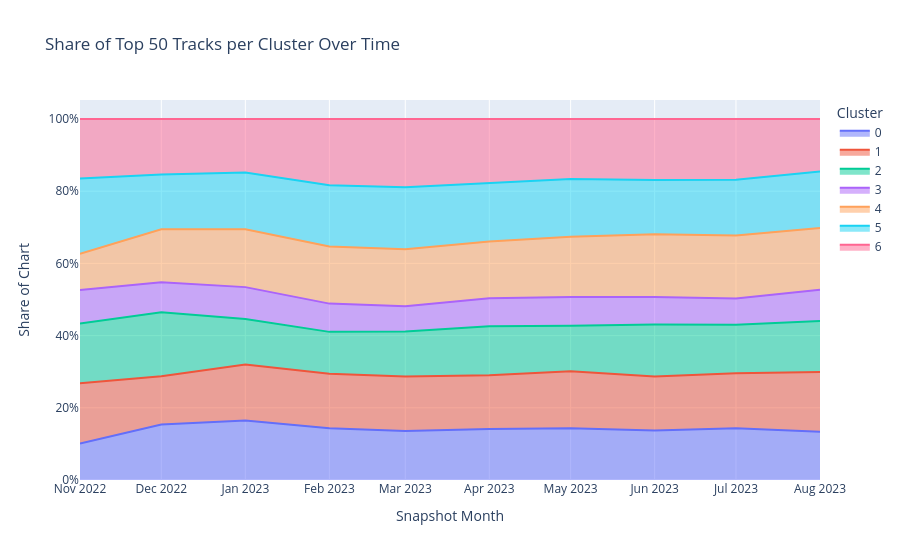

The cell this chart's notebook holds for it:
### Code cell
# Track how each lyrical theme grows or fades over time

def plot_cluster_trend(df, cluster_col='cluster'):
    date_col = next((c for c in ['playlist.track.extracteddate', 'added_date'] if c in df.columns), None)
    if date_col is None:
        raise ValueError("Need either 'playlist.track.extracteddate' or 'added_date' to build the trend chart.")

    dated = df.copy()
    dated['snapshot'] = pd.to_datetime(dated[date_col], errors='coerce')
    dated = dated.dropna(subset=['snapshot'])

    if dated.empty:
        print("No valid timestamps after parsing; skipping trend chart.")
        return pd.DataFrame()

    dated['snapshot_month'] = dated['snapshot'].dt.to_period('M').dt.to_timestamp()

    monthly = (
        dated.groupby(['snapshot_month', cluster_col])['track.id']
        .nunique()
        .reset_index(name='track_count')
    )

    monthly['share'] = monthly.groupby('snapshot_month')['track_count'].transform(lambda x: x / x.sum())

    fig = px.area(
        monthly.sort_values('snapshot_month'),
        x='snapshot_month',
        y='share',
        color=cluster_col,
        title='Share of Top 50 Tracks per Cluster Over Time',
        labels={'snapshot_month': 'Snapshot Month', 'share': 'Share of Chart', cluster_col: 'Cluster'},
        groupnorm=None
    )
    fig.update_layout(yaxis_tickformat='.0%', hovermode='x unified')
    fig.show()

    return monthly

cluster_trend = plot_cluster_trend(all_songs_df)
cluster_trend.head()

### Figure 1 — Plotly figure (JSON) as saved in the notebook; plotly's stock layout.template omitted (floating-point values rounded to 4 significant figures)
{"data": [{"fillpattern": {"shape": ""}, "hovertemplate": "Cluster=0<br>Snapshot Month=%{x}<br>Share of Chart=%{y}<extra></extra>", "legendgroup": "0", "line": {"color": "#636efa"}, "marker": {"symbol": "circle"}, "mode": "lines", "name": "0", "orientation": "v", "showlegend": true, "stackgroup": "1", "type": "scatter", "x": ["2022-11-01T00:00:00.000000", "2022-12-01T00:00:00.000000", "2023-01-01T00:00:00.000000", "2023-02-01T00:00:00.000000", "2023-03-01T00:00:00.000000", "2023-04-01T00:00:00.000000", "2023-05-01T00:00:00.000000", "2023-06-01T00:00:00.000000", "2023-07-01T00:00:00.000000", "2023-08-01T00:00:00.000000"], "xaxis": "x", "y": [0.1012, 0.1535, 0.1649, 0.143, 0.1357, 0.1411, 0.1435, 0.137, 0.1431, 0.1338], "yaxis": "y"}, {"fillpattern": {"shape": ""}, "hovertemplate": "Cluster=1<br>Snapshot Month=%{x}<br>Share of Chart=%{y}<extra></extra>", "legendgroup": "1", "line": {"color": "#EF553B"}, "marker": {"symbol": "circle"}, "mode": "lines", "name": "1", "orientation": "v", "showlegend": true, "stackgroup": "1", "type": "scatter", "x": ["2022-11-01T00:00:00.000000", "2022-12-01T00:00:00.000000", "2023-01-01T00:00:00.000000", "2023-02-01T00:00:00.000000", "2023-03-01T00:00:00.000000", "2023-04-01T00:00:00.000000", "2023-05-01T00:00:00.000000", "2023-06-01T00:00:00.000000", "2023-07-01T00:00:00.000000", "2023-08-01T00:00:00.000000"], "xaxis": "x", "y": [0.1671, 0.1337, 0.1549, 0.1514, 0.1512, 0.1493, 0.1575, 0.1498, 0.1524, 0.1656], "yaxis": "y"}, {"fillpattern": {"shape": ""}, "hovertemplate": "Cluster=2<br>Snapshot Month=%{x}<br>Share of Chart=%{y}<extra></extra>", "legendgroup": "2", "line": {"color": "#00cc96"}, "marker": {"symbol": "circle"}, "mode": "lines", "name": "2", "orientation": "v", "showlegend": true, "stackgroup": "1", "type": "scatter", "x": ["2022-11-01T00:00:00.000000", "2022-12-01T00:00:00.000000", "2023-01-01T00:00:00.000000", "2023-02-01T00:00:00.000000", "2023-03-01T00:00:00.000000", "2023-04-01T00:00:00.000000", "2023-05-01T00:00:00.000000", "2023-06-01T00:00:00.000000", "2023-07-01T00:00:00.000000", "2023-08-01T00:00:00.000000"], "xaxis": "x", "y": [0.1653, 0.1773, 0.1263, 0.1159, 0.1244, 0.1358, 0.1259, 0.1442, 0.1342, 0.1413], "yaxis": "y"}, {"fillpattern": {"shape": ""}, "hovertemplate": "Cluster=3<br>Snapshot Month=%{x}<br>Share of Chart=%{y}<extra></extra>", "legendgroup": "3", "line": {"color": "#ab63fa"}, "marker": {"symbol": "circle"}, "mode": "lines", "name": "3", "orientation": "v", "showlegend": true, "stackgroup": "1", "type": "scatter", "x": ["2022-11-01T00:00:00.000000", "2022-12-01T00:00:00.000000", "2023-01-01T00:00:00.000000", "2023-02-01T00:00:00.000000", "2023-03-01T00:00:00.000000", "2023-04-01T00:00:00.000000", "2023-05-01T00:00:00.000000", "2023-06-01T00:00:00.000000", "2023-07-01T00:00:00.000000", "2023-08-01T00:00:00.000000"], "xaxis": "x", "y": [0.09295, 0.08348, 0.08811, 0.0783, 0.06996, 0.07711, 0.07957, 0.07628, 0.07282, 0.08653], "yaxis": "y"}, {"fillpattern": {"shape": ""}, "hovertemplate": "Cluster=4<br>Snapshot Month=%{x}<br>Share of Chart=%{y}<extra></extra>", "legendgroup": "4", "line": {"color": "#FFA15A"}, "marker": {"symbol": "circle"}, "mode": "lines", "name": "4", "orientation": "v", "showlegend": true, "stackgroup": "1", "type": "scatter", "x": ["2022-11-01T00:00:00.000000", "2022-12-01T00:00:00.000000", "2023-01-01T00:00:00.000000", "2023-02-01T00:00:00.000000", "2023-03-01T00:00:00.000000", "2023-04-01T00:00:00.000000", "2023-05-01T00:00:00.000000", "2023-06-01T00:00:00.000000", "2023-07-01T00:00:00.000000", "2023-08-01T00:00:00.000000"], "xaxis": "x", "y": [0.1003, 0.1466, 0.1602, 0.1579, 0.1579, 0.1571, 0.1675, 0.1733, 0.1744, 0.1707], "yaxis": "y"}, {"fillpattern": {"shape": ""}, "hovertemplate": "Cluster=5<br>Snapshot Month=%{x}<br>Share of Chart=%{y}<extra></extra>", "legendgroup": "5", "line": {"color": "#19d3f3"}, "marker": {"symbol": "circle"}, "mode": "lines", "name": "5", "orientation": "v", "showlegend": true, "stackgroup": "1", "type": "scatter", "x": ["2022-11-01T00:00:00.000000", "2022-12-01T00:00:00.000000", "2023-01-01T00:00:00.000000", "2023-02-01T00:00:00.000000", "2023-03-01T00:00:00.000000", "2023-04-01T00:00:00.000000", "2023-05-01T00:00:00.000000", "2023-06-01T00:00:00.000000", "2023-07-01T00:00:00.000000", "2023-08-01T00:00:00.000000"], "xaxis": "x", "y": [0.2083, 0.1518, 0.1576, 0.1697, 0.1713, 0.162, 0.1595, 0.1506, 0.155, 0.1567], "yaxis": "y"}, {"fillpattern": {"shape": ""}, "hovertemplate": "Cluster=6<br>Snapshot Month=%{x}<br>Share of Chart=%{y}<extra></extra>", "legendgroup": "6", "line": {"color": "#FF6692"}, "marker": {"symbol": "circle"}, "mode": "lines", "name": "6", "orientation": "v", "showlegend": true, "stackgroup": "1", "type": "scatter", "x": ["2022-11-01T00:00:00.000000", "2022-12-01T00:00:00.000000", "2023-01-01T00:00:00.000000", "2023-02-01T00:00:00.000000", "2023-03-01T00:00:00.000000", "2023-04-01T00:00:00.000000", "2023-05-01T00:00:00.000000", "2023-06-01T00:00:00.000000", "2023-07-01T00:00:00.000000", "2023-08-01T00:00:00.000000"], "xaxis": "x", "y": [0.1648, 0.1535, 0.148, 0.1837, 0.1894, 0.1776, 0.1663, 0.1689, 0.1681, 0.1455], "yaxis": "y"}], "layout": {"hovermode": "x unified", "legend": {"title": {"text": "Cluster"}, "tracegroupgap": 0}, "title": {"text": "Share of Top 50 Tracks per Cluster Over Time"}, "xaxis": {"anchor": "y", "domain": [0, 1], "title": {"text": "Snapshot Month"}}, "yaxis": {"anchor": "x", "domain": [0, 1], "tickformat": ".0%", "title": {"text": "Share of Chart"}}}}
